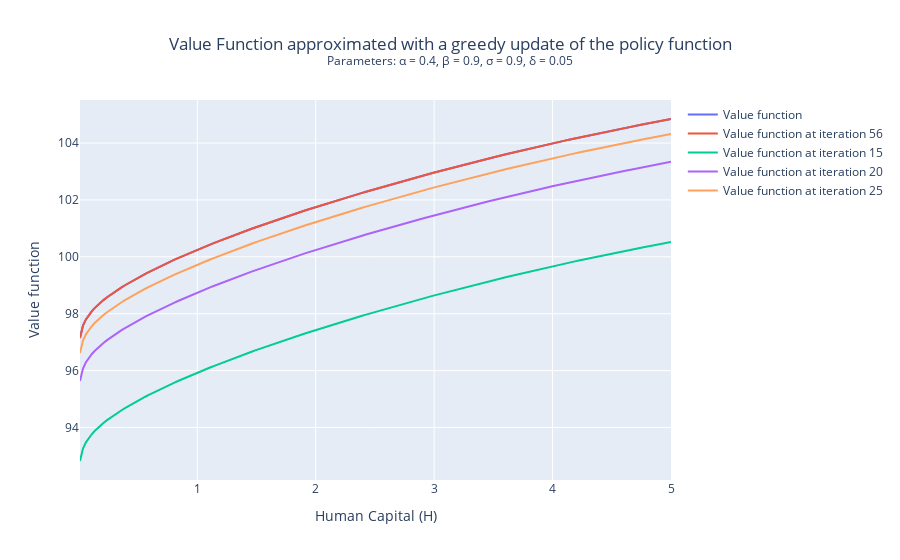

Notebook cell for this chart:
### Code cell
plot_graph(
    variable1=(H_values, V, "Value function"),
    variable2=(H_values, V_improved, f"Value function at iteration {len(V_history)}"),
    variable3=(H_values, V_history[14], "Value function at iteration 15"),
    variable4=(H_values, V_history[19], "Value function at iteration 20"),
    variable5=(H_values, V_history[24], "Value function at iteration 25"),
    xaxis_title="Human Capital (H)",
    yaxis_title="Value function",
    title="Value Function approximated with a greedy update of the policy function<br><sup>Parameters: α = 0.4, β = 0.9, σ = 0.9, δ = 0.05</sup>",
    showlegend=True
)

### Figure 1 — Plotly figure (JSON) as saved in the notebook; plotly's stock layout.template omitted (floating-point values rounded to 4 significant figures; data arrays with more than 128 entries replaced by an {"elided": "..."} marker saying what was removed)
{"data": [{"mode": "lines", "name": "Value function", "type": "scatter", "x": {"elided": "200 float values"}, "y": {"elided": "200 float values"}}, {"mode": "lines", "name": "Value function at iteration 56", "type": "scatter", "x": {"elided": "200 float values"}, "y": {"elided": "200 float values"}}, {"mode": "lines", "name": "Value function at iteration 15", "type": "scatter", "x": {"elided": "200 float values"}, "y": {"elided": "200 float values"}}, {"mode": "lines", "name": "Value function at iteration 20", "type": "scatter", "x": {"elided": "200 float values"}, "y": {"elided": "200 float values"}}, {"mode": "lines", "name": "Value function at iteration 25", "type": "scatter", "x": {"elided": "200 float values"}, "y": {"elided": "200 float values"}}], "layout": {"showlegend": true, "title": {"text": "Value Function approximated with a greedy update of the policy function<br><sup>Parameters: α = 0.4, β = 0.9, σ = 0.9, δ = 0.05</sup>", "x": 0.5, "xanchor": "center"}, "xaxis": {"title": {"text": "Human Capital (H)"}}, "yaxis": {"title": {"text": "Value function"}}}}
